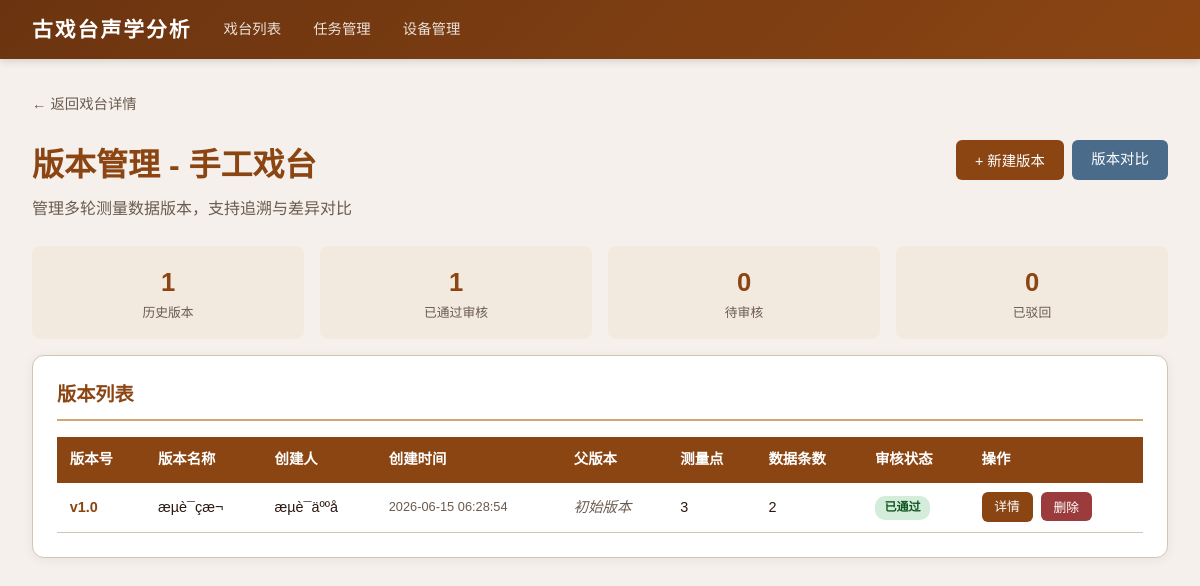
The app's page /stages/1/versions, older data.
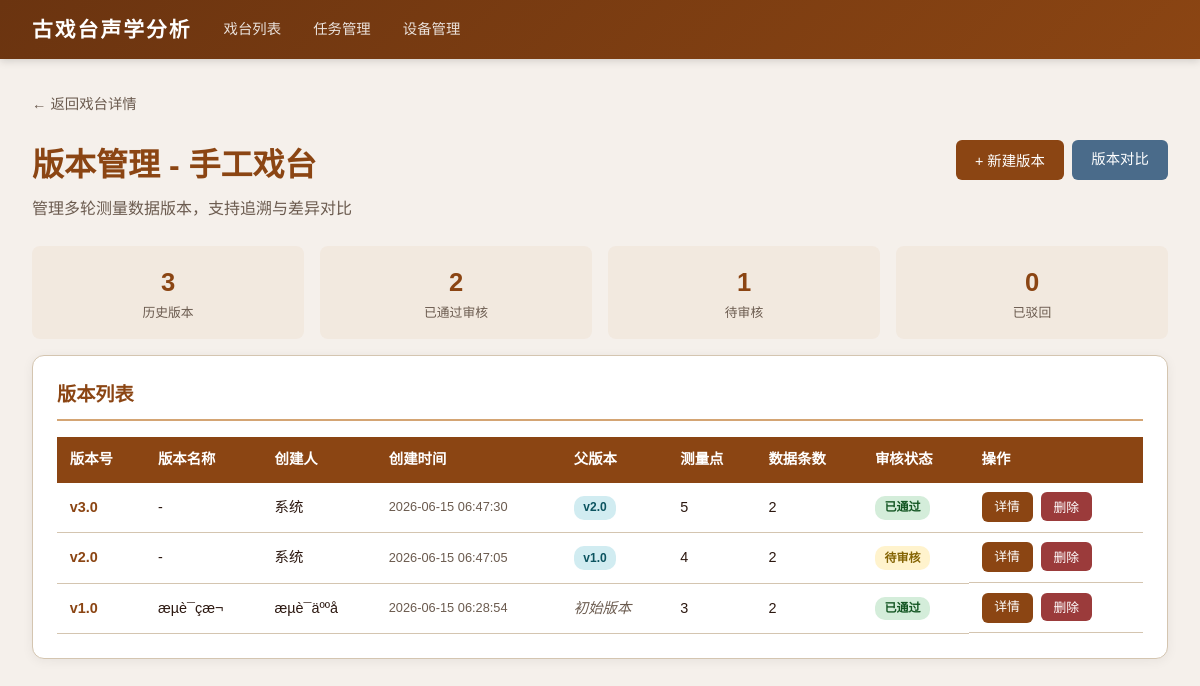
The same page, newer data.
### tables this page shows
CREATE TABLE stages (
            id INTEGER PRIMARY KEY AUTOINCREMENT,
            name TEXT NOT NULL,
            location TEXT NOT NULL DEFAULT '',
            description TEXT NOT NULL DEFAULT '',
            plan_width REAL NOT NULL DEFAULT 20.0,
            plan_height REAL NOT NULL DEFAULT 15.0,
            created_at TIMESTAMP DEFAULT CURRENT_TIMESTAMP
        );

CREATE TABLE measurement_versions (
            id INTEGER PRIMARY KEY AUTOINCREMENT,
            stage_id INTEGER NOT NULL,
            version_number TEXT NOT NULL,
            version_name TEXT NOT NULL DEFAULT '',
            created_by TEXT NOT NULL DEFAULT '',
            update_time TIMESTAMP DEFAULT CURRENT_TIMESTAMP,
            modification_description TEXT NOT NULL DEFAULT '',
            data_source TEXT NOT NULL DEFAULT '',
            review_status TEXT NOT NULL DEFAULT 'pending',
            reviewed_by TEXT NOT NULL DEFAULT '',
            review_time TIMESTAMP,
            review_comment TEXT NOT NULL DEFAULT '',
            parent_version_id INTEGER,
            session_id INTEGER,
            conclusion_snapshot TEXT NOT NULL DEFAULT '',
            created_at TIMESTAMP DEFAULT CURRENT_TIMESTAMP,
            FOREIGN KEY (stage_id) REFERENCES stages(id) ON DELETE CASCADE,
            FOREIGN KEY (parent_version_id) REFERENCES measurement_versions(id) ON DELETE SET NULL,
            FOREIGN KEY (session_id) REFERENCES measurement_sessions(id) ON DELETE SET NULL,
            UNIQUE(stage_id, version_number)
        );

### app/routers/versions.py (the view)
@router.get("/stages/{stage_id}/versions", response_class=HTMLResponse)
def version_list(request: Request, stage_id: int, db=Depends(get_db)):
    cursor = db.cursor()
    cursor.execute("SELECT * FROM stages WHERE id = ?", (stage_id,))
    stage = cursor.fetchone()
    if not stage:
        raise HTTPException(status_code=404, detail="戏台不存在")
    stage = dict(stage)
    cursor.execute("""
        SELECT mv.*,
            (SELECT COUNT(*) FROM version_point_snapshots WHERE version_id = mv.id) as point_count,
            (SELECT COUNT(*) FROM version_acoustic_snapshots WHERE version_id = mv.id) as data_count,
            pv.version_number as parent_version_number
        FROM measurement_versions mv
        LEFT JOIN measurement_versions pv ON mv.parent_version_id = pv.id
        WHERE mv.stage_id = ?
        ORDER BY mv.created_at DESC
    """, (stage_id,))
    versions = [dict(row) for row in cursor.fetchall()]
    status_map = {
        "pending": "待审核",
        "approved": "已通过",
        "rejected": "已驳回"
    }
    for v in versions:
        v["review_status_text"] = status_map.get(v["review_status"], v["review_status"])
    cursor.execute("""
        SELECT ms.id, ms.singer_position, ms.audience_count, ms.door_window_state, ms.created_at
        FROM measurement_sessions ms
        WHERE ms.stage_id = ?
        ORDER BY ms.created_at DESC
    """, (stage_id,))
    sessions = [dict(row) for row in cursor.fetchall()]
    return templates.TemplateResponse("version_list.html", {
        "request": request, "stage": stage, "versions": versions, "sessions": sessions
    })

### app/templates/version_list.html (shortened to what this page needs)
{% extends "base.html" %}
{% block content %}
<div style="margin-bottom:1.5rem;">
    <a href="/stages/{{ stage.id }}" style="color:var(--text-light);text-decoration:none;font-size:0.9rem;">← 返回戏台详情</a>
</div>
<div style="display:flex;justify-content:space-between;align-items:flex-start;margin-bottom:1.5rem;gap:1rem;flex-wrap:wrap;">
    <div>
        <h1 style="color:var(--primary);margin-bottom:0.3rem;">版本管理 - {{ stage.name }}</h1>
        <p style="color:var(--text-light);">管理多轮测量数据版本，支持追溯与差异对比</p>
    </div>
    <div class="actions">
        <button class="btn btn-primary" onclick="document.getElementById('createVersionModal').style.display='flex'">+ 新建版本</button>
        <a href="/stages/{{ stage.id }}/versions/compare" class="btn btn-info">版本对比</a>
    </div>
</div>
<div class="stat-grid">
    <div class="stat-item">
        <div class="stat-value">{{ versions|length }}</div>
        <div class="stat-label">历史版本</div>
    </div>
    <div class="stat-item">
        <div class="stat-value">{{ versions | selectattr('review_status', 'equalto', 'approved') | list | length }}</div>
        <div class="stat-label">已通过审核</div>
    </div>
    <div class="stat-item">
        <div class="stat-value">{{ versions | selectattr('review_status', 'equalto', 'pending') | list | length }}</div>
        <div class="stat-label">待审核</div>
    </div>
    <div class="stat-item">
        <div class="stat-value">{{ versions | selectattr('review_status', 'equalto', 'rejected') | list | length }}</div>
        <div class="stat-label">已驳回</div>
    </div>
</div>
<div class="card">
    <h2>版本列表</h2>
    {% if versions %}
    <table>
        <thead>
            <tr>
                <th>版本号</th>
                <th>版本名称</th>
                <th>创建人</th>
                <th>创建时间</th>
                <th>父版本</th>
                <th>测量点</th>
                <th>数据条数</th>
                <th>审核状态</th>
                <th>操作</th>
            </tr>
        </thead>
        <tbody>
            {% for v in versions %}
            <tr>
                <td style="font-weight:700;color:var(--primary);">{{ v.version_number }}</td>
                <td>{{ v.version_name or '-' }}</td>
                <td>{{ v.created_by or '-' }}</td>
                <td style="font-size:0.8rem;color:var(--text-light);">{{ v.created_at }}</td>
                <td>
                    {% if v.parent_version_number %}
                    <span class="badge badge-info">{{ v.parent_version_number }}</span>
                    {% else %}
                    <span class="missing-indicator">初始版本</span>
                    {% endif %}
                </td>
                <td>{{ v.point_count }}</td>
                <td>{{ v.data_count }}</td>
                <td>
                    {% if v.review_status == 'pending' %}
                    <span class="badge badge-warning">待审核</span>
                    {% elif v.review_status == 'approved' %}
                    <span class="badge badge-success">已通过</span>
                    {% elif v.review_status == 'rejected' %}
                    <span class="badge badge-danger">已驳回</span>
                    {% endif %}
                </td>
                <td class="actions">
                    <a href="/stages/{{ stage.id }}/versions/{{ v.id }}" class="btn btn-primary btn-sm">详情</a>
                    <form action="/stages/{{ stage.id }}/versions/{{ v.id }}/delete" method="post"
                          onsubmit="return confirm('确定删除版本 {{ v.version_number }}？此操作将同时删除所有关联快照数据。')">
                        <button type="submit" class="btn btn-danger btn-sm">删除</button>
                    </form>
                </td>
            </tr>
            {% endfor %}
        </tbody>
    </table>
    {% else %}
    <div style="text-align:center;padding:2rem;">
        <p style="color:var(--text-light);margin-bottom:1rem;">暂无历史版本</p>
        <button class="btn btn-primary" onclick="document.getElementById('createVersionModal').style.display='flex'">创建第一个版本</button>
    </div>
    {% endif %}
</div>
{% endblock %}

### app/templates/base.html (shortened to what this page needs)
<!DOCTYPE html>
<html lang="zh-CN">
<head>
</head>
<body>
    <nav>
        <a href="/" class="logo">古戏台声学分析</a>
        <a href="/">戏台列表</a>
        <a href="/tasks">任务管理</a>
        <a href="/equipment">设备管理</a>
    </nav>
    <div class="container">
        {% block content %}{% endblock %}
    </div>
</body>
</html>

### app/templates/base.html (style rules this page uses)
:root { --primary: #8B4513; --primary-light: #A0522D; --primary-dark: #6B3410; --accent: #D4A574; --bg: #F5F0EB; --card-bg: #FFFFFF; --text: #2C1810; --text-light: #6B5B4F; --border: #D4C5B0; --success: #4A7C59; --warning: #C4943A; --danger: #9B3B3B; --info: #4A6B8A; }
* { margin: 0; padding: 0; box-sizing: border-box; }
body { font-family: "PingFang SC", "Microsoft YaHei", "Hiragino Sans GB", sans-serif; background: var(--bg); color: var(--text); line-height: 1.6; }
nav { background: linear-gradient(135deg, var(--primary-dark), var(--primary)); color: white; padding: 0.8rem 2rem; display: flex; align-items: center; gap: 2rem; box-shadow: 0 2px 8px rgba(0,0,0,0.15); }
nav .logo { font-size: 1.3rem; font-weight: 700; letter-spacing: 2px; text-decoration: none; color: white; }
nav a { color: rgba(255,255,255,0.85); text-decoration: none; font-size: 0.9rem; transition: color 0.2s; }
.container { max-width: 1200px; margin: 0 auto; padding: 2rem; }
.card { background: var(--card-bg); border-radius: 12px; box-shadow: 0 2px 12px rgba(0,0,0,0.06); padding: 1.5rem; margin-bottom: 1.5rem; border: 1px solid var(--border); }
.card h2 { color: var(--primary); margin-bottom: 1rem; padding-bottom: 0.5rem; border-bottom: 2px solid var(--accent); font-size: 1.2rem; }
.btn { display: inline-block; padding: 0.5rem 1.2rem; border-radius: 6px; border: none; cursor: pointer; font-size: 0.9rem; text-decoration: none; transition: all 0.2s; font-family: inherit; }
.btn-primary { background: var(--primary); color: white; }
.btn-danger { background: var(--danger); color: white; }
.btn-info { background: var(--info); color: white; }
.btn-sm { padding: 0.3rem 0.8rem; font-size: 0.8rem; }
form { display: inline; }
table { width: 100%; border-collapse: collapse; font-size: 0.9rem; }
table th { background: var(--primary); color: white; padding: 0.7rem 0.8rem; text-align: left; font-weight: 600; }
table td { padding: 0.6rem 0.8rem; border-bottom: 1px solid var(--border); }
.badge { display: inline-block; padding: 0.15rem 0.6rem; border-radius: 10px; font-size: 0.75rem; font-weight: 600; }
.badge-success { background: #d4edda; color: #155724; }
.badge-warning { background: #fff3cd; color: #856404; }
.badge-info { background: #d1ecf1; color: #0c5460; }
.actions { display: flex; gap: 0.5rem; flex-wrap: wrap; }
.stat-grid { display: grid; grid-template-columns: repeat(auto-fit, minmax(180px, 1fr)); gap: 1rem; margin-bottom: 1rem; }
.stat-item { text-align: center; padding: 1rem; background: rgba(212,165,116,0.1); border-radius: 8px; }
.stat-value { font-size: 1.6rem; font-weight: 700; color: var(--primary); }
.stat-label { font-size: 0.8rem; color: var(--text-light); }
.missing-indicator { color: var(--text-light); font-style: italic; }

Row changes from the older to the newer data that the page shows:
added measurement_versions: version_number "v3.0", version_name "-", created_by "系统", created_at "2026-06-15 06:47:30", parent_version_number "v2.0", point_count "5", data_count "2", review_status "已通过"
added measurement_versions: version_number "v2.0", version_name "-", created_by "系统", created_at "2026-06-15 06:47:05", parent_version_number "v1.0", point_count "4", data_count "2", review_status "待审核"
Text that changed along with them:
{{ versions|length }}: "1" → "3"
text no longer shown: "0"
text now shown: "2"
